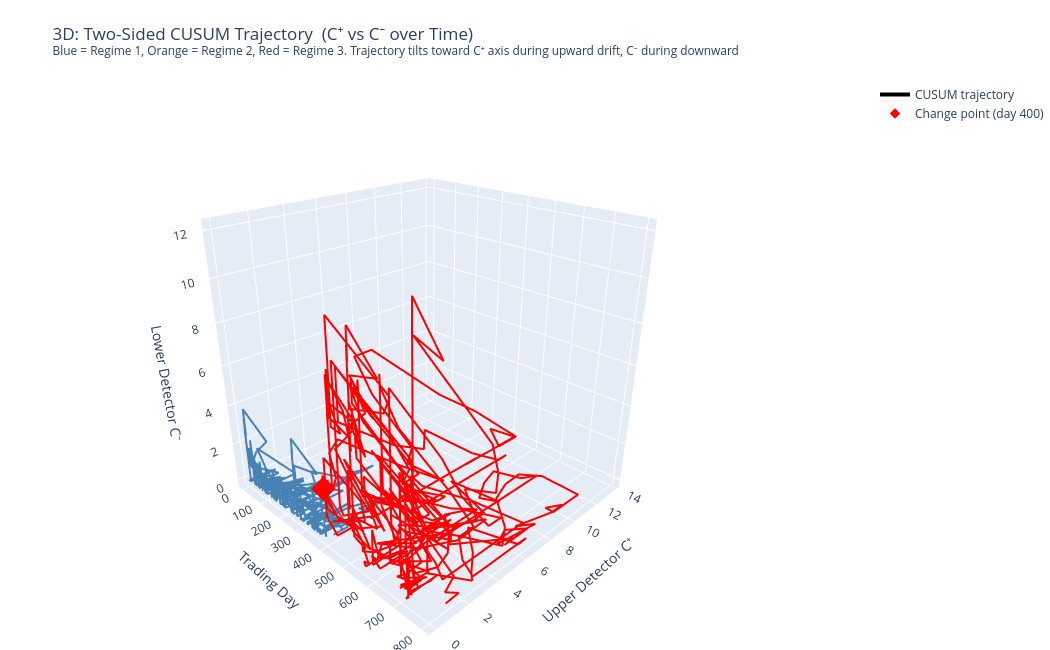

The notebook cell this image was saved under:
### Markdown cell above
### 3.6 Interactive 3D Trajectory — $(\text{Time},\, C^+,\, C^-)$ Space

A 3D scatter/line plot in Plotly showing the joint evolution of $C^+$ and $C^-$ over time (no reset). Colour encodes the true volatility regime. The trajectory bends sharply at regime boundaries — a visual signature that CUSUM can exploit.

### Code cell
# ── 3.6 Plotly 3D: Two-sided CUSUM trajectory in (Time, C⁺, C⁻) space ────────
# A 3D trajectory showing how both detectors evolve simultaneously

Cu_nrs, Cl_nrs, _, _ = cusum_two_sided(
    log_rets, k=0.5, h=999, mu0=mu0, sigma=sigma0, reset=False
)

n_3d_ts = min(800, n_days)
colors_ts = np.zeros(n_3d_ts)
for i, cp in enumerate(chg_pts):
    if cp < n_3d_ts:
        colors_ts[cp:] = i + 1

fig = go.Figure()

# Main trajectory
fig.add_trace(go.Scatter3d(
    x=np.arange(n_3d_ts),
    y=Cu_nrs[:n_3d_ts],
    z=Cl_nrs[:n_3d_ts],
    mode='lines',
    line=dict(
        color=colors_ts,
        colorscale=[[0,'steelblue'],[0.33,'steelblue'],
                    [0.34,'darkorange'],[0.66,'darkorange'],
                    [0.67,'red'],[1.0,'red']],
        width=4,
    ),
    name='CUSUM trajectory',
    hovertemplate='Day=%{x}<br>C⁺=%{y:.2f}<br>C⁻=%{z:.2f}<extra></extra>',
))

# Mark regime change points
for cp in chg_pts:
    if cp < n_3d_ts:
        fig.add_trace(go.Scatter3d(
            x=[cp], y=[Cu_nrs[cp]], z=[Cl_nrs[cp]],
            mode='markers',
            marker=dict(size=8, color='red', symbol='diamond'),
            name=f'Change point (day {cp})',
        ))

fig.update_layout(
    title='3D: Two-Sided CUSUM Trajectory  (C⁺ vs C⁻ over Time)<br>'
          '<sup>Blue = Regime 1, Orange = Regime 2, Red = Regime 3. '
          'Trajectory tilts toward C⁺ axis during upward drift, C⁻ during downward</sup>',
    scene=dict(
        xaxis_title='Trading Day',
        yaxis_title='Upper Detector C⁺',
        zaxis_title='Lower Detector C⁻',
        camera=dict(eye=dict(x=1.5, y=-1.5, z=1.0)),
    ),
    height=650, width=1050, margin=dict(l=0, r=0, t=80, b=0),
)
fig.show()

### Figure 1 — Plotly figure (JSON) as saved in the notebook; plotly's stock layout.template omitted (floating-point values rounded to 4 significant figures; data arrays with more than 128 entries replaced by an {"elided": "..."} marker saying what was removed)
{"data": [{"hovertemplate": "Day=%{x}<br>C⁺=%{y:.2f}<br>C⁻=%{z:.2f}<extra></extra>", "line": {"color": {"elided": "800 float values"}, "colorscale": [[0, "steelblue"], [0.33, "steelblue"], [0.34, "darkorange"], [0.66, "darkorange"], [0.67, "red"], [1, "red"]], "width": 4}, "mode": "lines", "name": "CUSUM trajectory", "type": "scatter3d", "x": {"elided": "800 int values"}, "y": {"elided": "800 float values"}, "z": {"elided": "800 float values"}}, {"marker": {"color": "red", "size": 8, "symbol": "diamond"}, "mode": "markers", "name": "Change point (day 400)", "type": "scatter3d", "x": [400], "y": [0], "z": [2.561]}], "layout": {"height": 650, "margin": {"b": 0, "l": 0, "r": 0, "t": 80}, "scene": {"camera": {"eye": {"x": 1.5, "y": -1.5, "z": 1}}, "xaxis": {"title": {"text": "Trading Day"}}, "yaxis": {"title": {"text": "Upper Detector C⁺"}}, "zaxis": {"title": {"text": "Lower Detector C⁻"}}}, "title": {"text": "3D: Two-Sided CUSUM Trajectory  (C⁺ vs C⁻ over Time)<br><sup>Blue = Regime 1, Orange = Regime 2, Red = Regime 3. Trajectory tilts toward C⁺ axis during upward drift, C⁻ during downward</sup>"}, "width": 1050}}
